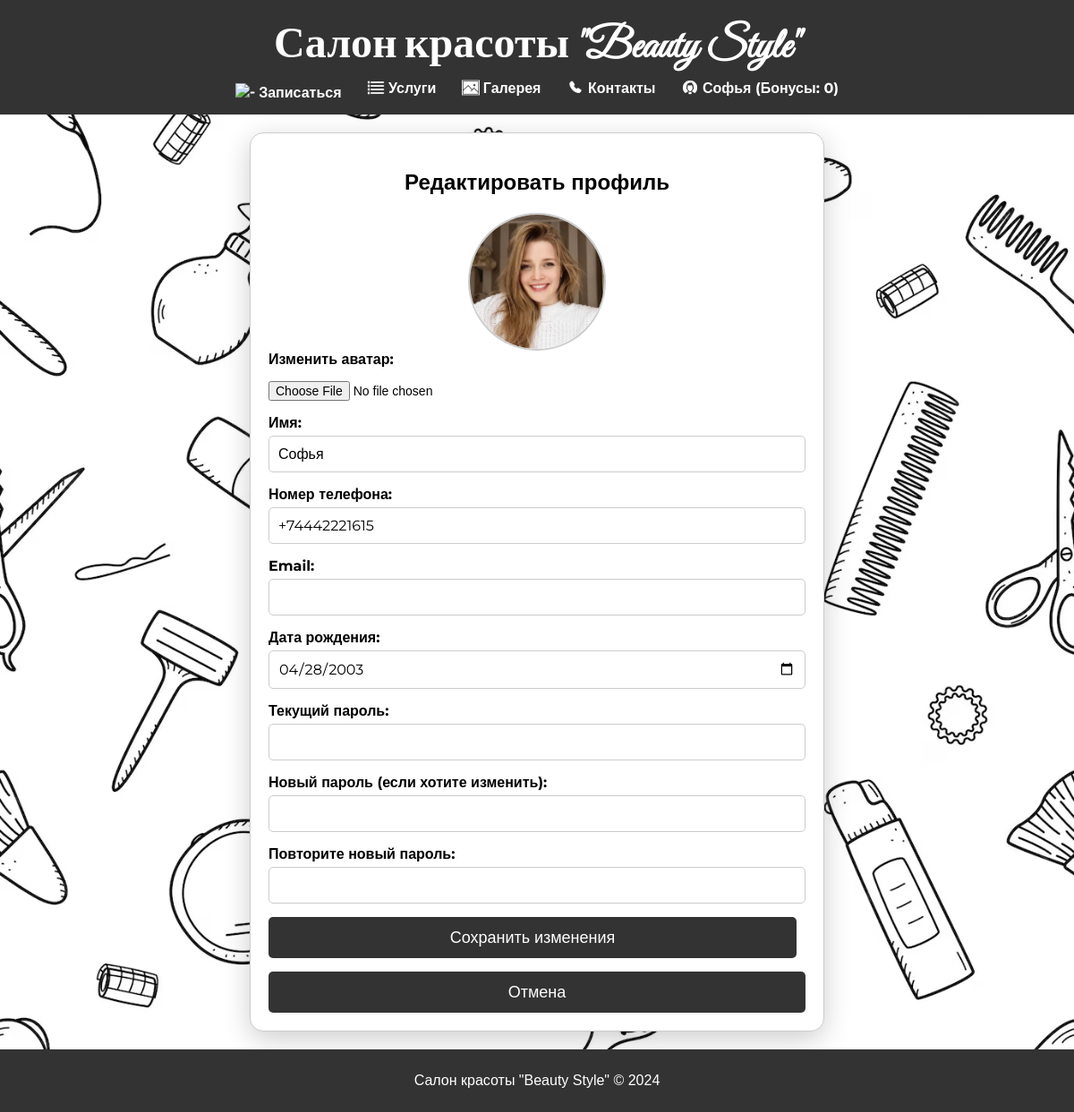
Screenshot of /profile/1/edit/ (signed in) with the database file from the repository.
### site_app/models.py (models this page shows, shortened)
class MyUser(models.Model):
    name = models.CharField(verbose_name='Имя', max_length=100)
    phone = models.CharField(verbose_name='Телефон', max_length=100, unique=True)
    email = models.EmailField(verbose_name='Почта', unique=True, null=True, blank=True)
    picture = models.ImageField(verbose_name='Аватарка', upload_to='profile_picture', blank=True, null=True)
    password = models.CharField(verbose_name='Пароль', max_length=100)
    birthday = models.DateField(verbose_name='Дата Рождения')
    bonuses = models.PositiveIntegerField(verbose_name='Бонусы', default=0)
    class Meta:
        verbose_name = 'Пользователь'
        verbose_name_plural = 'Пользователи'

### site_app/views.py (the view, shortened to what this page needs)
# urls.py: path('profile/<int:pk>/edit/', views.EditProfileView.as_view(), name='edit_profile'),
class EditProfileView(UpdateView):
    model = models.MyUser
    template_name = 'edit_profile.html'
    context_object_name = 'user'
    fields = ['name', 'phone', 'email', 'picture', 'birthday']
    def get_context_data(self, **kwargs):
        context = super().get_context_data(**kwargs)
        user = None
        if 'user_id' in self.request.session:
            user = models.MyUser.objects.get(id=self.request.session['user_id'])
        context['user'] = user
        return context

### templates/edit_profile.html (shortened to what this page needs)
{% extends "base.html" %}
{% load static %}
{% block css %}{% static 'css/profile.css' %}{% endblock %}
{% block content %}
<div class="centered-box profile-container">
    <h2 style="text-align: center;">Редактировать профиль</h2>
    <div class="avatar-edit">
        {% if user.picture %}
            <img src="{{ user.picture.url }}" alt="Аватар профиля" class="profile-avatar">
        {% else %}
            <img src="{% static 'images/default_avatar.png' %}" alt="Аватар профиля" class="profile-avatar">
        {% endif %}
    </div>
    <form id="profile-form" method="post" enctype="multipart/form-data">
        <div class="form-group">
            <label for="avatar">Изменить аватар:</label>
            <input type="file" id="avatar" name="picture" class="avatar-input">
        </div>
        <div class="form-group">
            <label for="name">Имя:</label>
            <input type="text" id="name" name="name" value="{{ user.name }}" required class="form-input">
        </div>
        <div class="form-group">
            <label for="phone">Номер телефона:</label>
            <input type="tel" id="phone" name="phone" value="{{ user.phone }}" required placeholder="+71234567890" class="form-input">
        </div>
        <div class="form-group">
            <label for="id_email">Email:</label>
            <input type="email" name="email" id="id_email" value="{% if user.email %}{{ user.email }}{% endif %}" class="form-input">
        </div>
        <div class="form-group">
            <label for="date_of_birth">Дата рождения:</label>
            <input type="date" id="date_of_birth" name="birthday" value="{{ user.birthday|date:'Y-m-d' }}" required class="form-input">
        </div>
        <div class="form-group">
            <label for="current_password">Текущий пароль:</label>
            <input type="password" id="current_password" name="current_password" required class="form-input">
        </div>
        <div class="form-group">
            <label for="new_password">Новый пароль (если хотите изменить):</label>
            <input type="password" id="new_password" name="new_password" class="form-input">
        </div>
        <div class="form-group">
            <label for="confirm_new_password">Повторите новый пароль:</label>
            <input type="password" id="confirm_new_password" name="confirm_new_password" class="form-input">
        </div>
        <button type="submit" name="update_profile">Сохранить изменения</button>
        <a href="{% url 'profile' user.pk %}"><button type="button" id="cancel-button" class="button-cancel">Отмена</button></a>
    </form>
</div>
{% endblock %}

### templates/base.html (shortened to what this page needs)
{% load static %}
<!DOCTYPE html>
<html lang="ru">
<head>
    <link rel="stylesheet" href="{% static 'css/base.css' %}">
    <link rel="stylesheet" href="{% block css %}{% endblock %}">
</head>
<body>
    <header>
        <h1><a href="{% url 'main' %}" style="text-decoration: none; color: #fff;">Салон красоты "Beauty Style"</a></h1>
        <nav>
            <a href="{% url 'booking' %}"><img src="{% static 'images/nav1.png' %}" alt="-">Записаться</a>
            <a href="{% url 'main' %}#services"><img src="{% static 'images/nav2.png' %}" alt="-">Услуги</a>
            <a href="{% url 'gallery' %}"><img src="{% static 'images/nav3.png' %}" alt="-">Галерея</a>
            <a href="{% url 'main' %}#map"><img src="{% static 'images/nav4.png' %}" alt="-">Контакты</a>
            {% if user %}
                <div class="user-menu">
                    <a href="{% url 'profile' user.pk %}" id="open-cabinet">
                        <img src="{% static 'images/nav5.png' %}" alt="-">
                        {{ user.name }} (Бонусы: {{ user.bonuses }})
                    </a>
                </div>
            {% else %}
                <a href="{% url 'login' %}" id="open-register"><img src="{% static 'images/nav5.png' %}" alt="-">
                    Регистрация/Вход</a>
            {% endif %}
        </nav>
    </header>
    <main>
        {% block content %}
        {% endblock %}
    </main>
    <footer>
        <p>Салон красоты "Beauty Style" © 2024</p>
    </footer>
</body>
</html>

### static/css/base.css (style rules this page uses)
body { font-family: Arial, sans-serif; margin: 0; background-color: #f4f4f4; background-image: url('../images/all_back.jpg'); background-size: contain; background-position: center; background-attachment: fixed; height: 100%; display: flex; flex-direction: column; }
html { height: 100%; margin: 0; display: flex; flex-direction: column; }
header { background-color: #333; color: #fff; padding: 15px; text-align: center; font-family: 'Montserrat', sans-serif; font-weight: 700; }
header h1 { font-family: 'Great Vibes', cursive; font-size: 3em; color: #fff; margin: 5px; }
header nav a { display: inline-flex; align-items: center; margin: 0 12px; color: #fff; text-decoration: none; }
header nav a img { margin-right: 4px; height: 20px; width: auto; }
.user-menu { position: relative; display: inline-block; }
main { flex: 1; padding: 20px; }
footer { text-align: center; padding: 10px 0; background-color: #333; color: white; position: relative; width: 100%; }

### static/css/profile.css (style rules this page uses)
.profile-container div { transition: opacity 0.5s ease; }
.profile-container { max-width: 600px; width: 80%; margin: 0 auto; padding: 25px; background-color: #fff; border: 1px solid #ccc; border-radius: 15px; box-shadow: 0 8px 30px rgba(0, 0, 0, 0.2); justify-content: center; align-items: center; }
.profile-container h2 { text-align: center; margin-bottom: 20px; font-family: 'Montserrat', sans-serif; }
.profile-container form { display: flex; flex-direction: column; }
.profile-container form label { font-weight: bold; margin-bottom: 5px; font-family: 'Montserrat', sans-serif; }
.profile-container form input[type="text"], .profile-container form input[type="tel"], .profile-container form input[type="email"], .profile-container form input[type="date"], .profile-container form input[type="password"] { padding: 10px; border: 1px solid #ccc; border-radius: 5px; font-size: 16px; font-family: 'Montserrat', sans-serif; }
.profile-container form button { padding: 12px; background-color: #333; color: white; border: none; border-radius: 5px; cursor: pointer; font-size: 18px; font-family: 'Montserrat', sans-serif; transition: background-color 0.3s; margin-right: 10px; }
.centered-box { padding: 20px; }
.profile-avatar { width: 150px; height: 150px; border-radius: 50%; object-fit: cover; border: 2px solid #ccc; display: block; margin: 0 auto; }
.avatar-input { margin-top: 10px; font-size: 14px; }
.form-group { display: flex; flex-direction: column; margin-bottom: 15px; }
label { font-weight: bold; font-family: 'Montserrat', sans-serif; margin-bottom: 5px; }
.form-input { width: 100%; padding: 10px; border: 1px solid #ccc; border-radius: 5px; font-size: 16px; font-family: 'Montserrat', sans-serif; box-sizing: border-box; }
.button-save, .button-cancel { padding: 12px; font-size: 18px; font-family: 'Montserrat', sans-serif; border: none; border-radius: 5px; cursor: pointer; transition: background-color 0.3s; margin-top: 15px; width: 100%; text-align: center; }
.button-cancel { background-color: #bbb; color: #333; }
button { padding: 12px; background-color: #333; color: white; border: none; border-radius: 5px; cursor: pointer; font-size: 18px; font-family: 'Montserrat', sans-serif; transition: background-color 0.3s; }

### rows the page displays
MyUser: name "Софья", bonuses "0", picture (picture), phone "+74442221615", birthday "04/28/2003"
